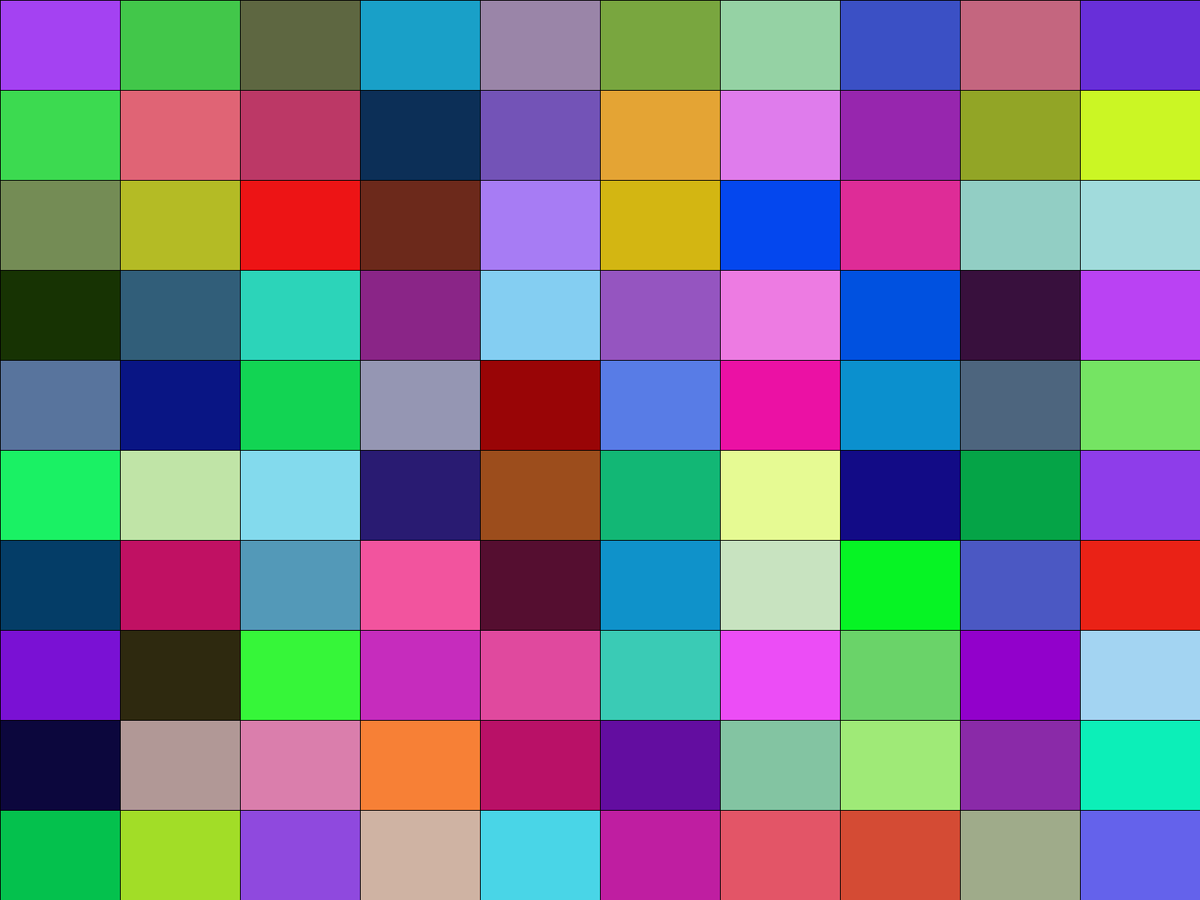
Frame 1 (no input)
Frame 60 (the mouse pressed at the canvas centre just before this capture): identical to frame 1, image omitted
Frame 120 (the mouse held since frame 60 and released just before this capture): identical to frame 1, image omitted

The Processing sketch that drew this single still picture (run headless with seeded random() and noise(); from frame 60 on, the mouse is pressed at the canvas centre):

// Processing sketch: Hw1_Task1_color_recrts
// ── Hw1_Task1_color_recrts.pde
int vDivs;
int hDivs;
int vInc;
int hInc;
int i;
int j;
float clr;

void setup(){
  fullScreen();
  background(225);
  stroke(0);
  vDivs = 10; //num columns
  hDivs = 10; //num rows
  vInc = width/vDivs;
  hInc = height/hDivs;
 

  for(i=0; i<vDivs; i++){
    for(j=0; j<hDivs; j++){
      fill(random(0,255), random(0,255), random(0,255));
      rect(i*vInc, j*hInc, vInc, hInc);
    }
  }
  fill(0);
  textSize(30);
  
}

void draw(){
    if (keyPressed) {
    if (key == 'x' || key == 'X') {
      text(str(mouseX)+", "+str(mouseY), mouseX, mouseY);
    }
    }
}

void mouseDragged(){
  circle(mouseX, mouseY, 5);
}
